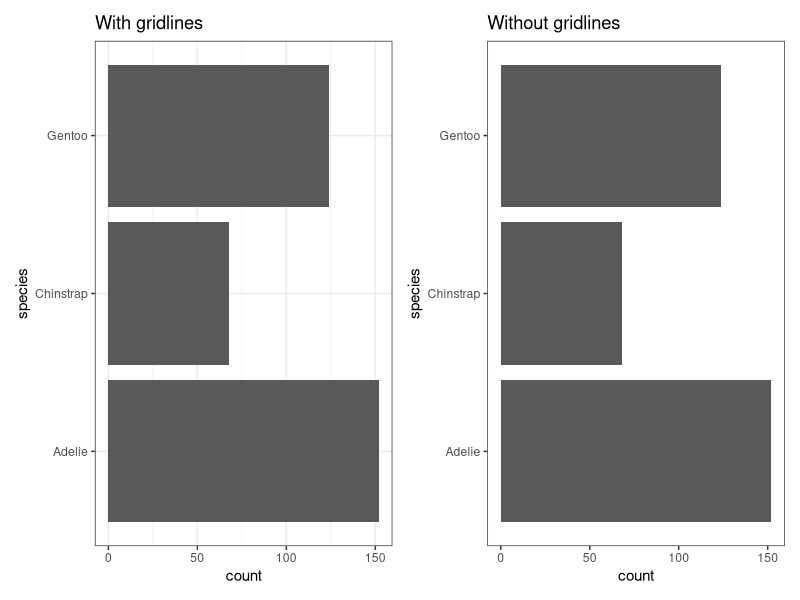
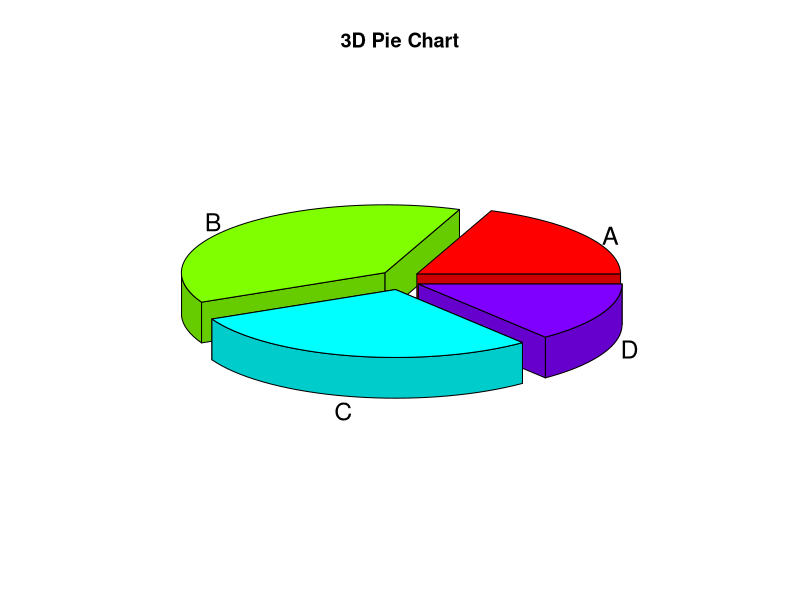

Generate these figures, in order, with R:
## ---- chunk 1
library(tidyverse)
library(patchwork)
library(palmerpenguins)
## ---- chunk 2
et <- penguins %>% 
  ggplot(aes(y=species)) +
  geom_bar()  +
  theme_bw() +
  ggtitle("With gridlines")

to <- penguins %>% 
  ggplot(aes(y=species)) +
  geom_bar()  +
  theme_bw() +
  theme(panel.grid = element_blank()) +
  ggtitle("Without gridlines")

et + to

## ---- chunk 3
library(plotrix)
slices <- c(20, 40, 30, 15)
labels <- c("A", "B", "C", "D")

pie3D(slices, labels = labels, explode = 0.1, main = "3D Pie Chart")

